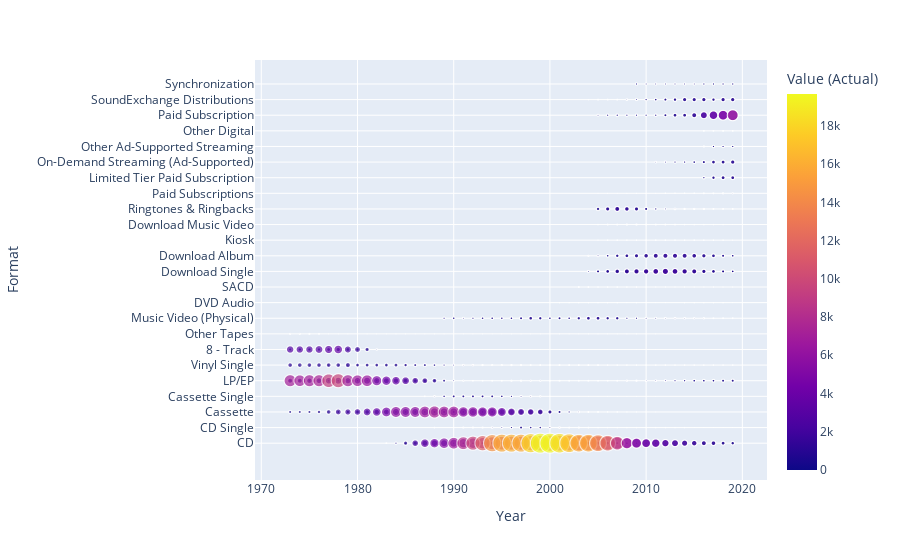

The code cell stored with this chart in its notebook:
### Code cell
df=music_sale.dropna()
df
scatter(data_frame=df[df['Value (Actual)'] >=0], x='Year', y='Format', size='Value (Actual)', color='Value (Actual)').show()

### Figure 1 — Plotly figure (JSON) as saved in the notebook; plotly's stock layout.template omitted (floating-point values rounded to 4 significant figures; data arrays with more than 128 entries replaced by an {"elided": "..."} marker saying what was removed)
{"data": [{"hovertemplate": "Year=%{x}<br>Format=%{y}<br>Value (Actual)=%{marker.color}<extra></extra>", "legendgroup": "", "marker": {"color": {"elided": "1339 float values"}, "coloraxis": "coloraxis", "size": {"elided": "1339 float values"}, "sizemode": "area", "sizeref": 49.17, "symbol": "circle"}, "mode": "markers", "name": "", "showlegend": false, "type": "scattergl", "x": {"elided": "1339 int values"}, "xaxis": "x", "y": {"elided": "1339 str values"}, "yaxis": "y"}], "layout": {"coloraxis": {"colorbar": {"title": {"text": "Value (Actual)"}}, "colorscale": [[0, "#0d0887"], [0.1111, "#46039f"], [0.2222, "#7201a8"], [0.3333, "#9c179e"], [0.4444, "#bd3786"], [0.5556, "#d8576b"], [0.6667, "#ed7953"], [0.7778, "#fb9f3a"], [0.8889, "#fdca26"], [1, "#f0f921"]]}, "legend": {"itemsizing": "constant", "tracegroupgap": 0}, "margin": {"t": 60}, "xaxis": {"anchor": "y", "domain": [0, 1], "title": {"text": "Year"}}, "yaxis": {"anchor": "x", "domain": [0, 1], "title": {"text": "Format"}}}}
